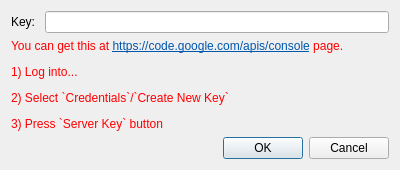
<?xml version="1.0" encoding="UTF-8"?>
<ui version="4.0">
 <class>CreateNewYoutubeKeyDialog</class>
 <widget class="QDialog" name="CreateNewYoutubeKeyDialog">
  <property name="geometry">
   <rect>
    <x>0</x>
    <y>0</y>
    <width>400</width>
    <height>167</height>
   </rect>
  </property>
  <property name="windowTitle">
   <string>Enter the developer key</string>
  </property>
  <property name="windowIcon">
   <iconset resource="youtubeviewer.qrc">
    <normaloff>:/images/res/dialog-password.png</normaloff>:/images/res/dialog-password.png</iconset>
  </property>
  <layout class="QVBoxLayout" name="verticalLayout">
   <item>
    <layout class="QHBoxLayout" name="horizontalLayout">
     <item>
      <widget class="QLabel" name="label">
       <property name="text">
        <string>Key: </string>
       </property>
      </widget>
     </item>
     <item>
      <widget class="QLineEdit" name="keyEdit"/>
     </item>
    </layout>
   </item>
   <item>
    <widget class="QLabel" name="label_2">
     <property name="text">
      <string>&lt;html&gt;&lt;head/&gt;&lt;body&gt;&lt;p&gt;&lt;span style=&quot; color:#ff0000;&quot;&gt;You can get this at &lt;/span&gt;&lt;a href=&quot;https://code.google.com/apis/console&quot;&gt;&lt;span style=&quot; text-decoration: underline; color:#0057ae;&quot;&gt;https://code.google.com/apis/console&lt;/span&gt;&lt;/a&gt;&lt;span style=&quot; color:#ff0000;&quot;&gt; page.&lt;/span&gt;&lt;/p&gt;&lt;p&gt;&lt;span style=&quot; color:#ff0000;&quot;&gt;1) Log into...&lt;/span&gt;&lt;/p&gt;&lt;p&gt;&lt;span style=&quot; color:#ff0000;&quot;&gt;2) Select `Credentials`/`Create New Key`&lt;/span&gt;&lt;/p&gt;&lt;p&gt;&lt;span style=&quot; color:#ff0000;&quot;&gt;3) Press `Server Key` button&lt;/span&gt;&lt;/p&gt;&lt;/body&gt;&lt;/html&gt;</string>
     </property>
    </widget>
   </item>
   <item>
    <widget class="QDialogButtonBox" name="buttonBox">
     <property name="orientation">
      <enum>Qt::Horizontal</enum>
     </property>
     <property name="standardButtons">
      <set>QDialogButtonBox::Cancel|QDialogButtonBox::Ok</set>
     </property>
    </widget>
   </item>
  </layout>
 </widget>
 <resources>
  <include location="youtubeviewer.qrc"/>
 </resources>
 <connections>
  <connection>
   <sender>buttonBox</sender>
   <signal>accepted()</signal>
   <receiver>CreateNewYoutubeKeyDialog</receiver>
   <slot>accept()</slot>
   <hints>
    <hint type="sourcelabel">
     <x>248</x>
     <y>254</y>
    </hint>
    <hint type="destinationlabel">
     <x>157</x>
     <y>274</y>
    </hint>
   </hints>
  </connection>
  <connection>
   <sender>buttonBox</sender>
   <signal>rejected()</signal>
   <receiver>CreateNewYoutubeKeyDialog</receiver>
   <slot>reject()</slot>
   <hints>
    <hint type="sourcelabel">
     <x>316</x>
     <y>260</y>
    </hint>
    <hint type="destinationlabel">
     <x>286</x>
     <y>274</y>
    </hint>
   </hints>
  </connection>
 </connections>
</ui>
